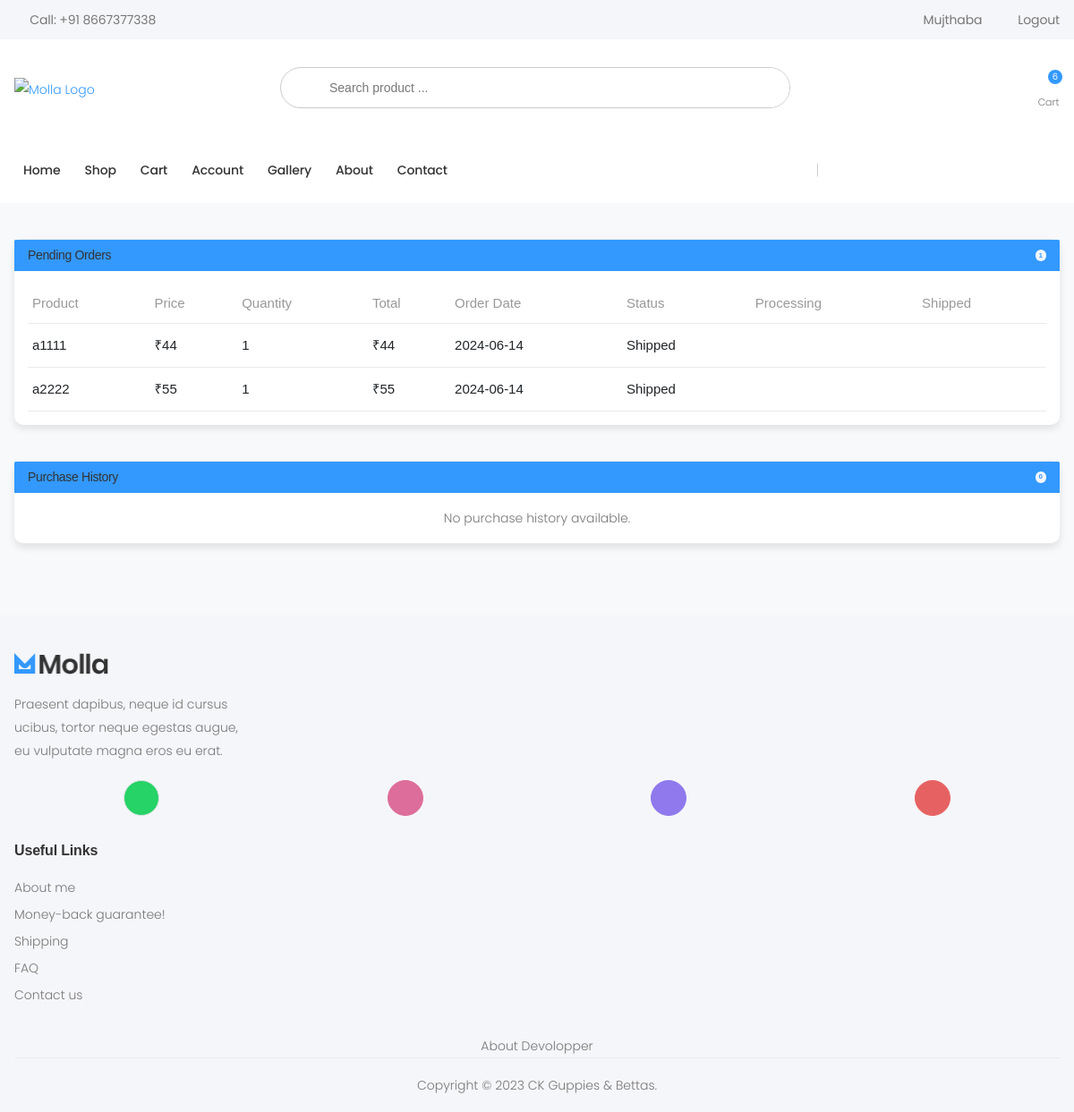
Screenshot of /orders/ (signed in) with the database file from the repository.
### store/models.py (models this page shows, shortened)
class OrderItem(models.Model):
    product = models.ForeignKey(Product, on_delete=models.SET_NULL, null=True)
    order = models.ForeignKey(Order, on_delete=models.SET_NULL, null=True)
    quantity = models.IntegerField(default=0, null=True, blank=True)
    date_added = models.DateTimeField(auto_now_add=True)
    price_at_purchase = models.DecimalField(max_digits=7, decimal_places=2, null=True, blank=True)
    @property
    def get_total(self):
        if self.price_at_purchase is None:
            self.price_at_purchase = self.product.new_price
        return self.price_at_purchase * self.quantity

class Product(models.Model):
    name = models.CharField(max_length=250, unique=True)
    slug = models.SlugField(max_length=250, unique=True)
    description = models.TextField(blank=True)
    old_price = models.DecimalField(max_digits=7, blank=True, null=True, decimal_places=2)
    new_price = models.DecimalField(max_digits=7, blank=False, decimal_places=2)
    category = models.ForeignKey(Category, on_delete=models.CASCADE)
    image_1 = models.ImageField(upload_to='product')
    image_2 = models.ImageField(upload_to='product', blank=True)
    image_3 = models.ImageField(upload_to='product', blank=True)
    video_url = models.URLField(max_length=200, blank=True)
    stock = models.IntegerField()
    available = models.BooleanField(default=True)
    new = models.BooleanField(default=True)
    created = models.DateTimeField(auto_now_add=True)
    update = models.DateField(auto_now=True)
    class Meta:
        ordering = ('name',)
        verbose_name = 'product'
        verbose_name_plural = 'products'

class Order(models.Model):
    STATUS_CHOICES = [
        ('Processing', 'Processing'),
        ('Shipped', 'Shipped'),
        ('Delivered', 'Delivered')
    ]
    customer = models.ForeignKey(Customer, on_delete=models.SET_NULL, null=True, blank=True)
    date_ordered = models.DateTimeField(auto_now_add=True)
    complete = models.BooleanField(default=False)
    transaction_id = models.CharField(max_length=100, null=True)
    status = models.CharField(max_length=20, choices=STATUS_CHOICES, default='Processing')
    processing_time = models.DateTimeField(null=True, blank=True)
    shipped_time = models.DateTimeField(null=True, blank=True)
    delivered_time = models.DateTimeField(null=True, blank=True)
    @property
    def get_cart_items(self):
        orderitems = self.orderitem_set.all()
        total = sum([item.quantity for item in orderitems])
        return total

### store/views.py (the view)
# urls.py: path('orders/',views.orders,name='orders'),
def orders(request):
    if not request.user.is_authenticated:
        return redirect('auth_app:login')
    customer = request.user.customer
    orders = Order.objects.filter(customer=customer, complete=True)
    pending_orders = orders.exclude(status='Delivered')
    delivered_orders = orders.filter(status='Delivered')
    context = {
        'user': request.user,
        'pending_orders': pending_orders,
        'delivered_orders': delivered_orders,
    }
    return render(request, 'store/orders.html', context)

### store/templates/store/orders.html (shortened to what this page needs)
{% extends "store/Base.html" %}
{% load static %}
{% block content %}
<div class="container my-5">
    <div class="row">
        <div class="col-12">
            <div class="card mb-4">
                <div class="card-header bg-primary text-white d-flex justify-content-between align-items-center">
                    <h5 class="mb-0">Pending Orders</h5>
                    <span class="badge bg-light text-primary ml-auto">{{ pending_orders|length }}</span>
                </div>
                <div class="card-body">
                    {% if pending_orders %}
                    <div class="table-responsive">
                        <table class="table table-hover">
                            <thead>
                                <tr>
                                    <th>Product</th>
                                    <th>Price</th>
                                    <th>Quantity</th>
                                    <th>Total</th>
                                    <th>Order Date</th>
                                    <th>Status</th>
                                    <th>Processing</th>
                                    <th>Shipped</th>
                                </tr>
                            </thead>
                            <tbody>
                                {% for order in pending_orders %}
                                {% for item in order.orderitem_set.all %}
                                <tr>
                                    <td>{{ item.product.name }}</td>
                                    <td>₹{{ item.price_at_purchase|floatformat:0 }}</td>
                                    <td>{{ item.quantity }}</td>
                                    <td>₹{{ item.get_total|floatformat:0 }}</td>
                                    <td>{{ order.date_ordered|date:"Y-m-d" }}</td>
                                    <td>{{ order.status }}</td>
                                    <td>{{ order.processing_time|date:"Y-m-d" }}</td>
                                    <td>{{ order.shipped_time|date:"Y-m-d" }}</td>
                                </tr>
                                {% endfor %}
                                {% endfor %}
                            </tbody>
                        </table>
                    </div>
                    {% else %}
                    <p class="text-center">No pending orders available.</p>
                    {% endif %}
                </div>
            </div>
            <div class="card mb-4">
                <div class="card-header bg-primary text-white d-flex justify-content-between align-items-center">
                    <h5 class="mb-0">Purchase History</h5>
                    <span class="badge bg-light text-primary ml-auto">{{ delivered_orders|length }}</span>
                </div>
                <div class="card-body">
                    {% if delivered_orders %}
                    <div class="table-responsive">
                        <table class="table table-hover">
                            <thead>
                                <tr>
                                    <th>Product</th>
                                    <th>Price</th>
                                    <th>Quantity</th>
                                    <th>Total</th>
                                    <th>Order Date</th>
                                    <th>Status</th>
                                    <th>Processing</th>
                                    <th>Shipped</th>
                                    <th>Delivered</th>
                                </tr>
                            </thead>
                            <tbody>
                                {% for order in delivered_orders %}
                                {% for item in order.orderitem_set.all %}
                                <tr>
                                    <td>{{ item.product.name }}</td>
                                    <td>₹{{ item.price_at_purchase|floatformat:0 }}</td>
                                    <td>{{ item.quantity }}</td>
                                    <td>₹{{ item.get_total|floatformat:0 }}</td>
                                    <td>{{ order.date_ordered|date:"Y-m-d" }}</td>
                                    <td>{{ order.status }}</td>
                                    <td>{{ order.processing_time|date:"Y-m-d" }}</td>
                                    <td>{{ order.shipped_time|date:"Y-m-d" }}</td>
                                    <td>{{ order.delivered_time|date:"Y-m-d" }}</td>
                                </tr>
                                {% endfor %}
                                {% endfor %}
                            </tbody>
                        </table>
                    </div>
                    {% else %}
                    <p class="text-center">No purchase history available.</p>
                    {% endif %}
                </div>
            </div>
        </div>
    </div>
</div>
{% endblock %}

### store/templates/store/Base.html (shortened to what this page needs)
{% load static %}
<!DOCTYPE html>
<html lang="en">
<head>
    <link rel="stylesheet" href="{% static 'assets/vendor/line-awesome/line-awesome/line-awesome/css/line-awesome.min.css' %}">
    <link rel="stylesheet" href="{% static 'assets/css/bootstrap.min.css' %}">
    <link rel="stylesheet" href="{% static 'assets/css/plugins/owl-carousel/owl.carousel.css' %}">
    <link rel="stylesheet" href="{% static 'assets/css/plugins/magnific-popup/magnific-popup.css' %}">
    <link rel="stylesheet" href="{% static 'assets/css/plugins/jquery.countdown.css' %}">
    <link rel="stylesheet" href="{% static 'assets/css/style.css' %}">
    <link rel="stylesheet" href="{% static 'assets/css/skins/skin-demo-4.css' %}">
    <link rel="stylesheet" href="{% static 'assets/css/demos/demo-4.css' %}">
    <link rel="stylesheet" href="{% static 'assets/css/style2.css' %}">
</head>
<body>
    <div class="page-wrapper">
        <header class="header header-intro-clearance header-4">
            <div class="header-top">
                <div class="container">
                    <div class="header-left">
                        <a href="tel:#"><i class="icon-phone"></i>Call: +91 8667377338</a>
                    </div>
                    <div class="header-right">
                        <ul class="top-menu">
                            <li>
                                <ul>
									{% if user.is_authenticated %}
									<li><a href="{% url 'store_app:account_info' %}">{{user.username}}</a></li>
									<li><a href="{% url 'auth_app:logout' %}" id="signin-button">Logout</a></li>
									{% else %}
                                    <li><a href="{% url 'auth_app:register' %}" id="signup-button">Sign up</a></li>
                                    <li><a href="{% url 'auth_app:login' %}" id="signin-button">Sign in</a></li>
									{% endif %}
                                </ul>
                            </li>
                        </ul>
                    </div>
                </div>
            </div>
            <div class="header-middle">
                <div class="container">
                    <div class="header-left">
                        <a href="{% url 'store_app:allProdCat' %}" class="logo">
                            <img src="{% static 'assets/images/demos/demo-4/logo 19a.png' %}" alt="Molla Logo" width="180" height="25">
                        </a>
                    </div>
                    <div class="header-center">
                        <div class="header-search header-search-extended header-search-visible d-none d-lg-block">
							<form action="{% url 'search_app:SearchResult' %}" method="get">
                                <div class="header-search-wrapper search-wrapper-wide">
                                    <button class="btn btn-primary" type="submit"><i class="icon-search"></i></button>
                                    <input type="search" class="form-control" name="q" id="q" placeholder="Search product ..." required>
                                </div>
                            </form>
                        </div>
                    </div>
                    <div class="header-right">
                        <div class="dropdown cart-dropdown">
                            <a href="{% url 'store_app:cart' %}" class="dropdown-toggle">
                                <div class="icon">
                                    <i class="icon-shopping-cart"></i>
                                    <span class="cart-count">{{cartItems}}</span>
                                </div>
                                <p>Cart</p>
                            </a>
                        </div>
                    </div>
                </div>
            </div>
            <div class="header-bottom sticky-header">
                <div class="container">
                    <div class="header-center">
                        <nav class="main-nav">
                            <ul class="menu sf-arrows">
                                <li class="megamenu-container {% if request.path == '/' %}active{% endif %}">
                                    <a href="{% url 'store_app:allProdCat' %}">Home</a>
                                </li>
                                <li class="megamenu-container {% if request.path == '/shop/' %}active{% endif %}">
                                    <a href="{% url 'store_app:allProductListing' %}">Shop</a>
                                </li>
                                <li class="{% if request.path == '/cart/' %}active{% endif %}">
                                    <a href="{% url 'store_app:cart' %}">Cart</a>
                                </li>
                                <li class="#">
                                    <a>Account</a>
                                </li>
                                <li class="{% if request.path == '/gallery/' %}active{% endif %}">
                                    <a href="{% url 'store_app:gallery' %}">Gallery</a>
                                </li>
                                <li class="{% if request.path == '/about/' %}active{% endif %}">
                                    <a href="{% url 'store_app:about' %}">About</a>
                                </li>
                                <li class="{% if request.path == '/contact/' %}active{% endif %}">
                                    <a href="{% url 'store_app:contact' %}">Contact</a>
                                </li>
                            </ul>
                        </nav>
                    </div>
                </div>
            </div>
        </header>
        {% block content %}{% endblock %}
        <footer class="footer">
            <div class="footer-middle">
                <div class="container">
                    <div class="row">
                        <div class="col-sm-6 col-lg-3">
                            <div class="widget widget-about">
                                <img src="{% static 'assets/images/demos/demo-4/logo-footer.png' %}" class="footer-logo"
                                    alt="Footer Logo" width="105" height="25">
                                <p>Praesent dapibus, neque id cursus ucibus, tortor neque egestas augue, eu vulputate
                                    magna eros eu erat. </p>
                            </div>
                        </div>
                        <div class="col-md-12">
                            <div class="social-icons social-icons-colored justify-content-around mb-3">
                                <a href="#" class="social-icon social-whatsapp" title="WhatsApp" target="_blank" style="background-color: #25d366;"><i class="icon-whatsapp"></i></a>
                                <a href="#" class="social-icon social-instagram" title="Instagram" target="_blank"><i class="icon-instagram"></i></a>
                                <a href="#" class="social-icon social-facebook" title="Facebook" target="_blank"><i class="icon-facebook-f"></i></a>
                                <a href="#" class="social-icon social-youtube" title="Youtube" target="_blank"><i class="icon-youtube"></i></a>
                            </div>
                        </div>
                        <div class="col-sm-6 col-lg-3">
                            <div class="widget">
                                <h4 class="widget-title">Useful Links</h4>
                                <ul class="widget-list">
                                    <li><a href="#">About me</a></li>
                                    <li><a href="#">Money-back guarantee!</a></li>
                                    <li><a href="{% url 'store_app:allProductListing' %}">Shipping</a></li>
                                    <li><a href="{% url 'store_app:faq' %}">FAQ</a></li>
                                    <li><a href="{% url 'store_app:about' %}">Contact us</a></li>
                                </ul>
                            </div>
                        </div>
                    </div>
                </div>
            </div>
            <div>
                <a href="{% url 'store_app:devolopper' %}">
                    <p class="footer-copyright text-center">About Devolopper</p>
                </a>
            </div>
            <div class="footer-bottom">
                <div class="container">
                    <p class="footer-copyright text-center">Copyright © 2023 CK Guppies & Bettas.</p>
                </div>
            </div>
        </footer>
    </div>
</body>
</html>

### rows the page displays
Order: date_ordered "2024-06-14", status "Shipped"
OrderItem: product.name "a1111", price_at_purchase "44", quantity "1", get_total "44"
OrderItem: product.name "a2222", price_at_purchase "55", quantity "1", get_total "55"

### other values shown
{{ user.username }} "Mujthaba"
{{ cartItems }} "6"
{{ pending_orders|length }} "1"
{{ delivered_orders|length }} "0"
